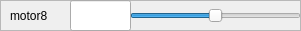
       <widget class="QFrame" name="frame_22">
        <property name="geometry">
         <rect>
          <x>0</x>
          <y>480</y>
          <width>301</width>
          <height>31</height>
         </rect>
        </property>
        <property name="frameShape">
         <enum>QFrame::StyledPanel</enum>
        </property>
        <property name="frameShadow">
         <enum>QFrame::Raised</enum>
        </property>
        <widget class="QSlider" name="motor8">
         <property name="geometry">
          <rect>
           <x>130</x>
           <y>0</y>
           <width>171</width>
           <height>31</height>
          </rect>
         </property>
         <property name="minimum">
          <number>-50</number>
         </property>
         <property name="maximum">
          <number>50</number>
         </property>
         <property name="orientation">
          <enum>Qt::Horizontal</enum>
         </property>
        </widget>
        <widget class="QLabel" name="label_21">
         <property name="geometry">
          <rect>
           <x>10</x>
           <y>0</y>
           <width>91</width>
           <height>31</height>
          </rect>
         </property>
         <property name="text">
          <string>motor8</string>
         </property>
        </widget>
        <widget class="QFrame" name="frame_23">
         <property name="geometry">
          <rect>
           <x>40</x>
           <y>30</y>
           <width>301</width>
           <height>31</height>
          </rect>
         </property>
         <property name="frameShape">
          <enum>QFrame::StyledPanel</enum>
         </property>
         <property name="frameShadow">
          <enum>QFrame::Raised</enum>
         </property>
         <widget class="QSlider" name="horizontalSlider_16">
          <property name="geometry">
           <rect>
            <x>70</x>
            <y>0</y>
            <width>231</width>
            <height>31</height>
           </rect>
          </property>
          <property name="orientation">
           <enum>Qt::Horizontal</enum>
          </property>
         </widget>
         <widget class="QLabel" name="label_22">
          <property name="geometry">
           <rect>
            <x>10</x>
            <y>0</y>
            <width>91</width>
            <height>31</height>
           </rect>
          </property>
          <property name="text">
           <string>motor0</string>
          </property>
         </widget>
        </widget>
        <widget class="QLineEdit" name="setPoint_motor8">
         <property name="geometry">
          <rect>
           <x>70</x>
           <y>0</y>
           <width>61</width>
           <height>31</height>
          </rect>
         </property>
         <property name="readOnly">
          <bool>true</bool>
         </property>
        </widget>
       </widget>
